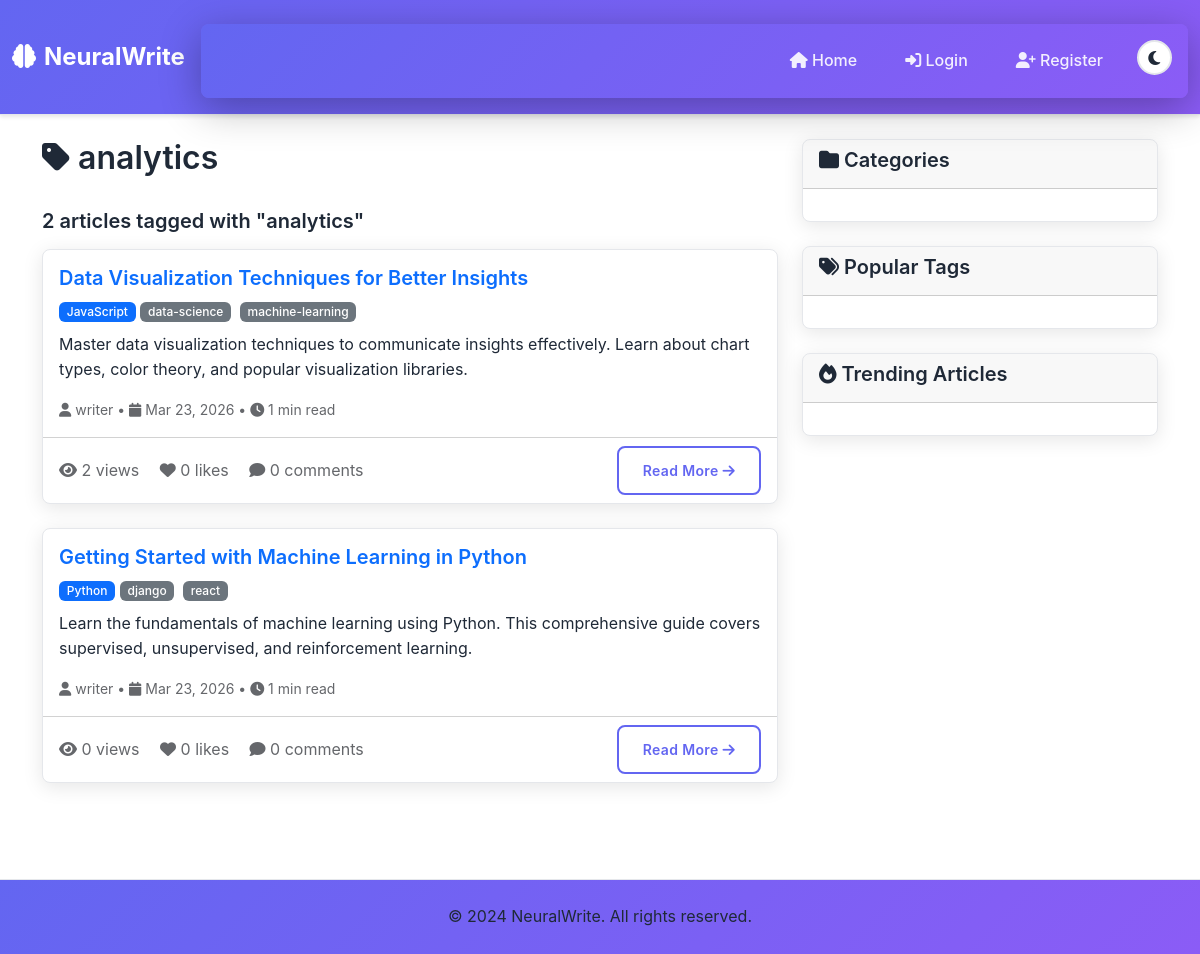
The page /tag/analytics/ on the database as committed earlier.
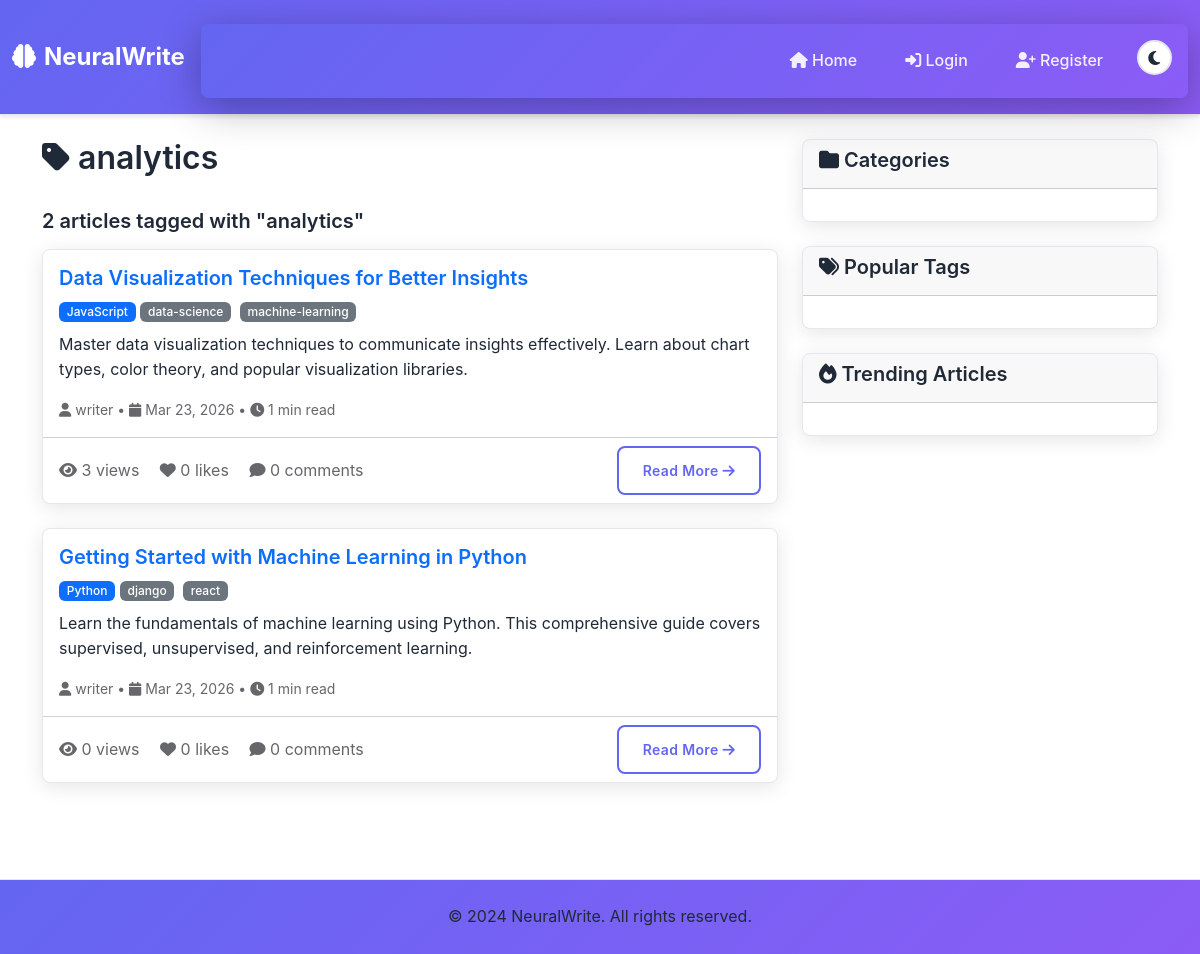
The same page on the database as committed later.
### articles/models.py (models this page shows, shortened)
class Article(models.Model):
    STATUS_CHOICES = [
        ('draft', 'Draft'),
        ('published', 'Published'),
        ('archived', 'Archived'),
    ]
    title = models.CharField(max_length=200)
    slug = models.SlugField(max_length=200, unique=True, blank=True)
    author = models.ForeignKey(User, on_delete=models.CASCADE, related_name='articles')
    category = models.ForeignKey(Category, on_delete=models.CASCADE, related_name='articles')
    tags = models.ManyToManyField(Tag, blank=True)
    content = models.TextField()
    excerpt = models.TextField(max_length=300, blank=True)
    featured_image = models.ImageField(upload_to='articles/', blank=True)
    status = models.CharField(max_length=10, choices=STATUS_CHOICES, default='draft')
    views_count = models.PositiveIntegerField(default=0)
    likes_count = models.PositiveIntegerField(default=0)
    comments_count = models.PositiveIntegerField(default=0)
    reading_time = models.PositiveIntegerField(default=0)  # Estimated reading time in minutes
    is_featured = models.BooleanField(default=False)
    is_trending = models.BooleanField(default=False)
    created_at = models.DateTimeField(auto_now_add=True)
    updated_at = models.DateTimeField(auto_now=True)
    published_at = models.DateTimeField(null=True, blank=True)
    class Meta:
        ordering = ['-created_at']

class Category(models.Model):
    name = models.CharField(max_length=100, unique=True)
    slug = models.SlugField(max_length=100, unique=True, blank=True)
    description = models.TextField(blank=True)
    color = models.CharField(max_length=7, default='#007bff')  # Hex color
    created_at = models.DateTimeField(auto_now_add=True)
    class Meta:
        verbose_name_plural = "Categories"
        ordering = ['name']

### accounts/models.py (models this page shows, shortened)
class User(AbstractUser):
    ROLE_CHOICES = [
        ('reader', 'Reader'),
        ('writer', 'Writer'),
        ('admin', 'Admin'),
    ]
    role = models.CharField(max_length=10, choices=ROLE_CHOICES, default='reader')
    bio = models.TextField(blank=True)
    profile_picture = models.ImageField(upload_to='profiles/', blank=True)
    website = models.URLField(blank=True)
    twitter = models.CharField(max_length=50, blank=True)
    linkedin = models.CharField(max_length=50, blank=True)
    created_at = models.DateTimeField(auto_now_add=True)
    updated_at = models.DateTimeField(auto_now=True)

### articles/views.py (the view)
# urls.py: path('tag/<slug:slug>/', views.TagDetailView.as_view(), name='tag-detail'),
class TagDetailView(DetailView):
    model = Tag
    template_name = 'articles/tag_detail.html'
    slug_url_kwarg = 'slug'
    def get_context_data(self, **kwargs):
        context = super().get_context_data(**kwargs)
        tag = self.get_object()
        context['articles'] = Article.objects.filter(
            tags=tag,
            status='published'
        ).select_related('author', 'category').prefetch_related('tags')
        return context

### templates/articles/tag_detail.html (shortened to what this page needs)
{% extends 'base.html' %}
{% block content %}
<div class="row">
    <div class="col-lg-8">
        <div class="d-flex justify-content-between align-items-center mb-4">
            <h2><i class="fas fa-tag"></i> {{ tag.name }}</h2>
        </div>
        <div class="mb-3">
            <h5>{{ articles|length }} articles tagged with "{{ tag.name }}"</h5>
        </div>
        {% for article in articles %}
            <div class="card mb-4">
                <div class="card-body">
                    <div class="d-flex justify-content-between align-items-start">
                        <div class="flex-grow-1">
                            <h5 class="card-title">
                                <a href="{% url 'article-detail' article.slug %}" class="text-decoration-none">
                                    {{ article.title }}
                                </a>
                            </h5>
                            <div class="mb-2">
                                <span class="badge bg-primary">{{ article.category.name }}</span>
                                {% for article_tag in article.tags.all %}
                                    {% if article_tag != tag %}
                                        <a href="{% url 'tag-detail' article_tag.slug %}" class="badge bg-secondary text-decoration-none me-1">
                                            {{ article_tag.name }}
                                        </a>
                                    {% endif %}
                                {% endfor %}
                            </div>
                            <p class="card-text">{{ article.excerpt|truncatewords:30 }}</p>
                            <div class="d-flex justify-content-between align-items-center">
                                <small class="text-muted">
                                    <i class="fas fa-user"></i> {{ article.author.username }} •
                                    <i class="fas fa-calendar"></i> {{ article.created_at|date:"M d, Y" }} •
                                    <i class="fas fa-clock"></i> {{ article.reading_time }} min read
                                </small>
                            </div>
                        </div>
                    </div>
                </div>
                <div class="card-footer bg-transparent">
                    <div class="d-flex justify-content-between align-items-center">
                        <div>
                            <span class="text-muted">
                                <i class="fas fa-eye"></i> {{ article.views_count }} views
                            </span>
                            <span class="text-muted ms-3">
                                <i class="fas fa-heart"></i> {{ article.likes_count }} likes
                            </span>
                            <span class="text-muted ms-3">
                                <i class="fas fa-comment"></i> {{ article.comments_count }} comments
                            </span>
                        </div>
                        <a href="{% url 'article-detail' article.slug %}" class="btn btn-outline-primary btn-sm">
                            Read More <i class="fas fa-arrow-right"></i>
                        </a>
                    </div>
                </div>
            </div>
        {% endfor %}
    </div>
    <div class="col-lg-4">
        <div class="card mb-4">
            <div class="card-header">
                <h5><i class="fas fa-folder"></i> Categories</h5>
            </div>
            <div class="card-body">
            </div>
        </div>
        <div class="card mb-4">
            <div class="card-header">
                <h5><i class="fas fa-tags"></i> Popular Tags</h5>
            </div>
            <div class="card-body">
            </div>
        </div>
        <div class="card">
            <div class="card-header">
                <h5><i class="fas fa-fire"></i> Trending Articles</h5>
            </div>
            <div class="card-body">
            </div>
        </div>
    </div>
</div>
{% endblock %}

Rows that differ between the two databases and show on the page:
changed Article "Data Visualization Techniques for Better Insights": views_count "2" → "3"
